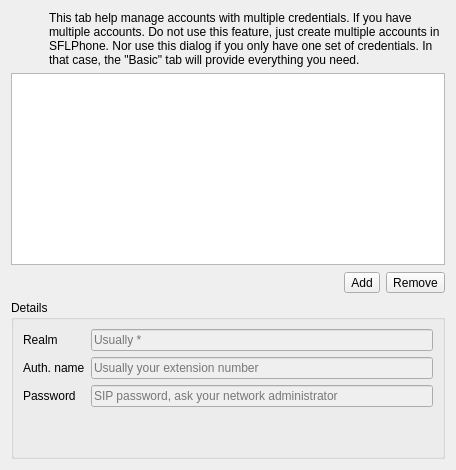
        <widget class="QWidget" name="tab">
         <attribute name="title">
          <string>Credential</string>
         </attribute>
         <layout class="QGridLayout" name="gridLayout">
          <item row="0" column="1" colspan="3">
           <widget class="QLabel" name="m_pInfoL">
            <property name="sizePolicy">
             <sizepolicy hsizetype="Minimum" vsizetype="Minimum">
              <horstretch>0</horstretch>
              <verstretch>0</verstretch>
             </sizepolicy>
            </property>
            <property name="text">
             <string>This tab help manage accounts with multiple credentials. If you have multiple accounts. Do not use this feature, just create multiple accounts in SFLPhone. Nor use this dialog if you only have one set of credentials. In that case, the &quot;Basic&quot; tab will provide everything you need.</string>
            </property>
            <property name="wordWrap">
             <bool>true</bool>
            </property>
           </widget>
          </item>
          <item row="2" column="2">
           <widget class="QToolButton" name="button_add_credential">
            <property name="text">
             <string comment="Add new credential">Add</string>
            </property>
           </widget>
          </item>
          <item row="2" column="3">
           <widget class="QToolButton" name="button_remove_credential">
            <property name="text">
             <string comment="Remove selected credential">Remove</string>
            </property>
           </widget>
          </item>
          <item row="0" column="0">
           <widget class="QLabel" name="m_pInfoIconL">
            <property name="sizePolicy">
             <sizepolicy hsizetype="Minimum" vsizetype="Minimum">
              <horstretch>0</horstretch>
              <verstretch>0</verstretch>
             </sizepolicy>
            </property>
            <property name="maximumSize">
             <size>
              <width>32</width>
              <height>16777215</height>
             </size>
            </property>
            <property name="text">
             <string/>
            </property>
           </widget>
          </item>
          <item row="1" column="0" colspan="4">
           <widget class="QListView" name="list_credential">
            <property name="sizePolicy">
             <sizepolicy hsizetype="Expanding" vsizetype="Expanding">
              <horstretch>0</horstretch>
              <verstretch>0</verstretch>
             </sizepolicy>
            </property>
           </widget>
          </item>
          <item row="2" column="0" colspan="2">
           <spacer name="horizontalSpacer_2">
            <property name="orientation">
             <enum>Qt::Horizontal</enum>
            </property>
            <property name="sizeHint" stdset="0">
             <size>
              <width>327</width>
              <height>23</height>
             </size>
            </property>
           </spacer>
          </item>
          <item row="3" column="0" colspan="4">
           <widget class="QGroupBox" name="group_credential">
            <property name="sizePolicy">
             <sizepolicy hsizetype="Preferred" vsizetype="Minimum">
              <horstretch>0</horstretch>
              <verstretch>0</verstretch>
             </sizepolicy>
            </property>
            <property name="title">
             <string>Details</string>
            </property>
            <layout class="QGridLayout" name="gridLayout_2">
             <item row="0" column="0">
              <widget class="QLabel" name="label_credential_realm">
               <property name="text">
                <string>Realm</string>
               </property>
              </widget>
             </item>
             <item row="1" column="0">
              <widget class="QLabel" name="labe_credential_auth">
               <property name="text">
                <string>Auth. name</string>
               </property>
              </widget>
             </item>
             <item row="2" column="0">
              <widget class="QLabel" name="label_credential_password">
               <property name="text">
                <string>Password</string>
               </property>
              </widget>
             </item>
             <item row="0" column="1">
              <widget class="KLineEdit" name="edit_credential_realm">
               <property name="enabled">
                <bool>false</bool>
               </property>
               <property name="placeholderText">
                <string>Usually *</string>
               </property>
              </widget>
             </item>
             <item row="1" column="1">
              <widget class="KLineEdit" name="edit_credential_auth">
               <property name="enabled">
                <bool>false</bool>
               </property>
               <property name="placeholderText">
                <string>Usually your extension number</string>
               </property>
              </widget>
             </item>
             <item row="2" column="1">
              <widget class="KLineEdit" name="edit_credential_password">
               <property name="enabled">
                <bool>false</bool>
               </property>
               <property name="frame">
                <bool>true</bool>
               </property>
               <property name="echoMode">
                <enum>QLineEdit::Password</enum>
               </property>
               <property name="placeholderText">
                <string>SIP password, ask your network administrator</string>
               </property>
              </widget>
             </item>
             <item row="3" column="1">
              <spacer name="verticalSpacer_4">
               <property name="orientation">
                <enum>Qt::Vertical</enum>
               </property>
               <property name="sizeType">
                <enum>QSizePolicy::Minimum</enum>
               </property>
               <property name="sizeHint" stdset="0">
                <size>
                 <width>20</width>
                 <height>40</height>
                </size>
               </property>
              </spacer>
             </item>
            </layout>
           </widget>
          </item>
         </layout>
        </widget>
